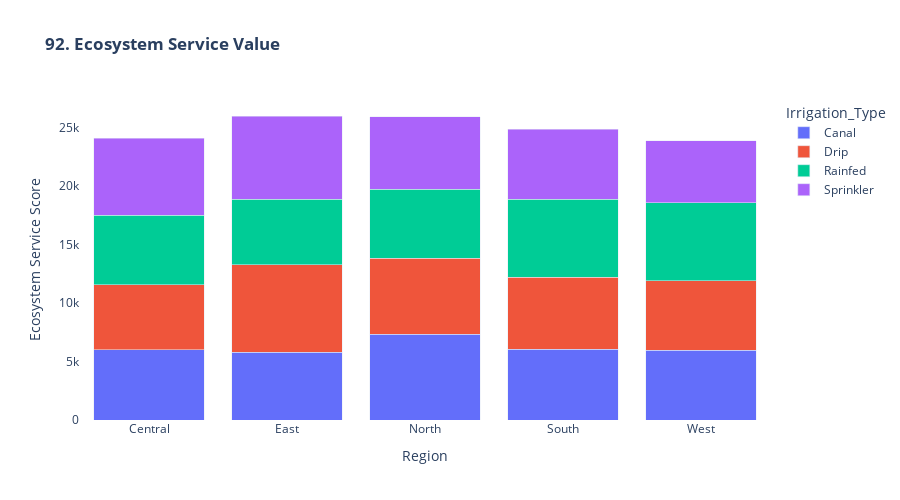

Notebook code cell kept with this figure:
### Markdown cell above
### *92. Ecosystem Services Value*

### Code cell
print("\n92. Ecosystem Services...")

# Calculate ecosystem service values
services_data = (
    df.groupby(['Region', 'Irrigation_Type'], observed=False)
      .agg(
          Water_Productivity=('Water_Productivity', 'mean'),
          Mulching_Rate=('Mulching_Used', lambda s: s.eq('Yes').mean() * 100),
          Crop_Type=('Crop_Type', 'nunique')
      )
      .reset_index()
)


services_data['Eco_Value'] = (
    services_data['Water_Productivity'] * 40 +
    services_data['Mulching_Rate'] * 30 +
    services_data['Crop_Type'] * 30
)

fig92 = px.bar(services_data, x='Region', y='Eco_Value', color='Irrigation_Type',
               barmode='stack', title='<b>92. Ecosystem Service Value</b>',
               labels={'Eco_Value': 'Ecosystem Service Score'})

fig92.update_layout(height=500, plot_bgcolor='white')
fig92.show()

### Figure 1 — Plotly figure (JSON) as saved in the notebook; plotly's stock layout.template omitted (floating-point values rounded to 4 significant figures)
{"data": [{"hovertemplate": "Irrigation_Type=Canal<br>Region=%{x}<br>Ecosystem Service Score=%{y}<extra></extra>", "legendgroup": "Canal", "marker": {"color": "#636efa", "pattern": {"shape": ""}}, "name": "Canal", "orientation": "v", "showlegend": true, "textposition": "auto", "type": "bar", "x": ["Central", "East", "North", "South", "West"], "xaxis": "x", "y": [6012.0, 5791.0, 7308.0, 6040.0, 5956.0], "yaxis": "y"}, {"hovertemplate": "Irrigation_Type=Drip<br>Region=%{x}<br>Ecosystem Service Score=%{y}<extra></extra>", "legendgroup": "Drip", "marker": {"color": "#EF553B", "pattern": {"shape": ""}}, "name": "Drip", "orientation": "v", "showlegend": true, "textposition": "auto", "type": "bar", "x": ["Central", "East", "North", "South", "West"], "xaxis": "x", "y": [5540.0, 7470.0, 6509.0, 6179.0, 5958.0], "yaxis": "y"}, {"hovertemplate": "Irrigation_Type=Rainfed<br>Region=%{x}<br>Ecosystem Service Score=%{y}<extra></extra>", "legendgroup": "Rainfed", "marker": {"color": "#00cc96", "pattern": {"shape": ""}}, "name": "Rainfed", "orientation": "v", "showlegend": true, "textposition": "auto", "type": "bar", "x": ["Central", "East", "North", "South", "West"], "xaxis": "x", "y": [5937.0, 5597.0, 5920.0, 6632.0, 6635.0], "yaxis": "y"}, {"hovertemplate": "Irrigation_Type=Sprinkler<br>Region=%{x}<br>Ecosystem Service Score=%{y}<extra></extra>", "legendgroup": "Sprinkler", "marker": {"color": "#ab63fa", "pattern": {"shape": ""}}, "name": "Sprinkler", "orientation": "v", "showlegend": true, "textposition": "auto", "type": "bar", "x": ["Central", "East", "North", "South", "West"], "xaxis": "x", "y": [6585.0, 7118.0, 6159.0, 5988.0, 5319.0], "yaxis": "y"}], "layout": {"barmode": "stack", "height": 500, "legend": {"title": {"text": "Irrigation_Type"}, "tracegroupgap": 0}, "plot_bgcolor": "white", "title": {"text": "<b>92. Ecosystem Service Value</b>"}, "xaxis": {"anchor": "y", "domain": [0, 1], "title": {"text": "Region"}}, "yaxis": {"anchor": "x", "domain": [0, 1], "title": {"text": "Ecosystem Service Score"}}}}
